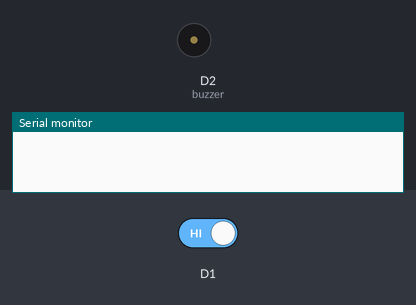
Simulated run of this sketch. Board: ESP8266 (NodeMCU). On the bench: buzzer (waves = sounding, pin HIGH), the last lines printed to the serial monitor. Inputs (shaded band) come from the test bench; at power-on: D1 HIGH. WiFi joins after 1.5 s; servers stay silent unless stated.

Above: at 3.0 s.
3.1 s: D1 driven LOW
At 7.2 s:
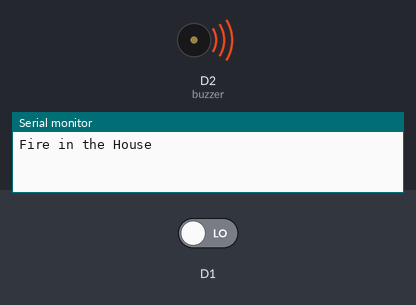
Timing chart, 0 to 13.3 s (numbered marks = the images above; inputs shaded):
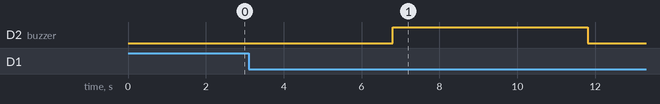

Measured:
- after the input at 3.1 s, D2 (buzzer): LOW → HIGH after 3.7 s, → LOW 5.0 s later

The sketch:

IOT_CE.ino
```cpp
#define BLYNK_TEMPLATE_ID "TMPL3dEaWEtiL"
#define BLYNK_TEMPLATE_NAME "IotCourseEnd"
#define BLYNK_AUTH_TOKEN "SfZfUb6W9Cr18XCVZyqZWO0aAeqt3fla"

#define BLYNK_PRINT Serial
#include <ESP8266WiFi.h>
#include <BlynkSimpleEsp8266.h>
//
const int buzzer =  4;
//

char auth[] = BLYNK_AUTH_TOKEN;

char ssid[] = "IotCourseEnd";
char pass[] = "IotCourseEnd";


BlynkTimer timer;
int flag=0;
void sendSensor(){
   int isButtonPressed = digitalRead(D1);
  if (isButtonPressed==0 && flag==0) {
    Serial.println("Fire in the House");
    Blynk.email("bayyaramharsha@gmail.com", "Alert", "Fire Detected!s");
    Blynk.logEvent("fire_alert","Fire Detected");

    digitalWrite(buzzer, HIGH);
    delay(5000);
    digitalWrite(buzzer, LOW);


    flag=1;
  }
  else if (isButtonPressed==1)
  {
    flag=0;
  }


}


void setup(){
  pinMode(D1, INPUT);
  //
  pinMode(buzzer, OUTPUT);
  //

   Serial.begin(115200);
  Blynk.begin(auth, ssid, pass);
  //dht.begin();
  timer.setInterval(5000L, sendSensor);
}

void loop(){
  Blynk.run();
  timer.run();
}
```
